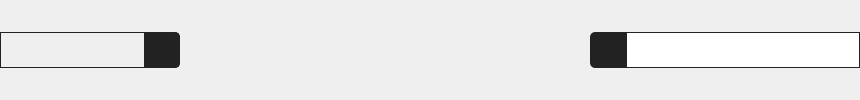
                           <widget class="QWidget" name="page_BasicTool">
                            <layout class="QGridLayout" name="gridLayout_9">
                             <property name="leftMargin">
                              <number>0</number>
                             </property>
                             <property name="topMargin">
                              <number>0</number>
                             </property>
                             <property name="rightMargin">
                              <number>0</number>
                             </property>
                             <property name="bottomMargin">
                              <number>0</number>
                             </property>
                             <property name="spacing">
                              <number>0</number>
                             </property>
                             <item row="0" column="0">
                              <layout class="QHBoxLayout" name="horizontalLayout">
                               <property name="spacing">
                                <number>0</number>
                               </property>
                               <item>
                                <widget class="QWidget" name="widget_ToolBar" native="true">
                                 <property name="minimumSize">
                                  <size>
                                   <width>180</width>
                                   <height>36</height>
                                  </size>
                                 </property>
                                 <property name="maximumSize">
                                  <size>
                                   <width>180</width>
                                   <height>36</height>
                                  </size>
                                 </property>
                                 <property name="styleSheet">
                                  <string notr="true">QWidget
{
	border:1px solid #222222;
	border-top-right-radius:5;
	border-bottom-right-radius:5;
}
QPushButton
{
	border-right:none;
	border-left:none;
	border-radius:0;
}
QPushButton:hover
{
	background:rgb(222, 222, 222);
}
QPushButton:pressed
{
	background:rgb(204, 204, 204);
}</string>
                                 </property>
                                 <widget class="QPushButton" name="btn_PlayTool">
                                  <property name="geometry">
                                   <rect>
                                    <x>0</x>
                                    <y>0</y>
                                    <width>36</width>
                                    <height>36</height>
                                   </rect>
                                  </property>
                                  <property name="cursor">
                                   <cursorShape>PointingHandCursor</cursorShape>
                                  </property>
                                  <property name="toolTip">
                                   <string>播放</string>
                                  </property>
                                  <property name="styleSheet">
                                   <string notr="true">border-left:1px solid #222222;</string>
                                  </property>
                                  <property name="text">
                                   <string/>
                                  </property>
                                  <property name="icon">
                                   <iconset resource="res.qrc">
                                    <normaloff>:/icon/play.png</normaloff>:/icon/play.png</iconset>
                                  </property>
                                  <property name="iconSize">
                                   <size>
                                    <width>15</width>
                                    <height>15</height>
                                   </size>
                                  </property>
                                 </widget>
                                 <widget class="QPushButton" name="btn_ImportTool">
                                  <property name="geometry">
                                   <rect>
                                    <x>36</x>
                                    <y>0</y>
                                    <width>36</width>
                                    <height>36</height>
                                   </rect>
                                  </property>
                                  <property name="cursor">
                                   <cursorShape>PointingHandCursor</cursorShape>
                                  </property>
                                  <property name="toolTip">
                                   <string>导入</string>
                                  </property>
                                  <property name="styleSheet">
                                   <string notr="true"/>
                                  </property>
                                  <property name="text">
                                   <string/>
                                  </property>
                                  <property name="icon">
                                   <iconset resource="res.qrc">
                                    <normaloff>:/icon/import.png</normaloff>:/icon/import.png</iconset>
                                  </property>
                                  <property name="iconSize">
                                   <size>
                                    <width>20</width>
                                    <height>20</height>
                                   </size>
                                  </property>
                                 </widget>
                                 <widget class="QPushButton" name="btn_BatchTool">
                                  <property name="geometry">
                                   <rect>
                                    <x>108</x>
                                    <y>0</y>
                                    <width>36</width>
                                    <height>36</height>
                                   </rect>
                                  </property>
                                  <property name="cursor">
                                   <cursorShape>PointingHandCursor</cursorShape>
                                  </property>
                                  <property name="toolTip">
                                   <string>批量操作</string>
                                  </property>
                                  <property name="styleSheet">
                                   <string notr="true"/>
                                  </property>
                                  <property name="text">
                                   <string/>
                                  </property>
                                  <property name="icon">
                                   <iconset resource="res.qrc">
                                    <normaloff>:/icon/batch.png</normaloff>:/icon/batch.png</iconset>
                                  </property>
                                  <property name="iconSize">
                                   <size>
                                    <width>16</width>
                                    <height>16</height>
                                   </size>
                                  </property>
                                 </widget>
                                 <widget class="QPushButton" name="btn_SortTool">
                                  <property name="geometry">
                                   <rect>
                                    <x>72</x>
                                    <y>0</y>
                                    <width>36</width>
                                    <height>36</height>
                                   </rect>
                                  </property>
                                  <property name="cursor">
                                   <cursorShape>PointingHandCursor</cursorShape>
                                  </property>
                                  <property name="toolTip">
                                   <string>排序</string>
                                  </property>
                                  <property name="styleSheet">
                                   <string notr="true"/>
                                  </property>
                                  <property name="text">
                                   <string/>
                                  </property>
                                  <property name="icon">
                                   <iconset resource="res.qrc">
                                    <normaloff>:/icon/sort.png</normaloff>:/icon/sort.png</iconset>
                                  </property>
                                  <property name="iconSize">
                                   <size>
                                    <width>16</width>
                                    <height>16</height>
                                   </size>
                                  </property>
                                 </widget>
                                 <widget class="QPushButton" name="btn_ToolBar">
                                  <property name="geometry">
                                   <rect>
                                    <x>144</x>
                                    <y>0</y>
                                    <width>36</width>
                                    <height>36</height>
                                   </rect>
                                  </property>
                                  <property name="cursor">
                                   <cursorShape>PointingHandCursor</cursorShape>
                                  </property>
                                  <property name="toolTip">
                                   <string>工具栏</string>
                                  </property>
                                  <property name="styleSheet">
                                   <string notr="true">QPushButton
{
	border-right:2px solid #222222;
	border-top-right-radius:5;
	border-bottom-right-radius:5;
	background:#222222;
}
QPushButton:hover
{
	background:rgb(62, 62, 62);
}
QPushButton:pressed
{
	background:rgb(80, 80, 80);
}</string>
                                  </property>
                                  <property name="text">
                                   <string/>
                                  </property>
                                  <property name="icon">
                                   <iconset resource="res.qrc">
                                    <normaloff>:/icon/toolbar.png</normaloff>:/icon/toolbar.png</iconset>
                                  </property>
                                  <property name="iconSize">
                                   <size>
                                    <width>19</width>
                                    <height>19</height>
                                   </size>
                                  </property>
                                 </widget>
                                </widget>
                               </item>
                               <item>
                                <widget class="QWidget" name="widget" native="true">
                                 <property name="minimumSize">
                                  <size>
                                   <width>410</width>
                                   <height>0</height>
                                  </size>
                                 </property>
                                 <property name="styleSheet">
                                  <string notr="true">QWidget
{
	border:0;
}</string>
                                 </property>
                                </widget>
                               </item>
                               <item>
                                <widget class="QWidget" name="widget_SearchTool" native="true">
                                 <property name="minimumSize">
                                  <size>
                                   <width>270</width>
                                   <height>36</height>
                                  </size>
                                 </property>
                                 <property name="maximumSize">
                                  <size>
                                   <width>270</width>
                                   <height>36</height>
                                  </size>
                                 </property>
                                 <property name="styleSheet">
                                  <string notr="true">QWidget
{
border:none;
}</string>
                                 </property>
                                 <layout class="QGridLayout" name="gridLayout_8">
                                  <property name="leftMargin">
                                   <number>0</number>
                                  </property>
                                  <property name="topMargin">
                                   <number>0</number>
                                  </property>
                                  <property name="rightMargin">
                                   <number>0</number>
                                  </property>
                                  <property name="bottomMargin">
                                   <number>0</number>
                                  </property>
                                  <property name="spacing">
                                   <number>0</number>
                                  </property>
                                  <item row="0" column="2">
                                   <widget class="QLineEdit" name="lineEdit_Search">
                                    <property name="minimumSize">
                                     <size>
                                      <width>0</width>
                                      <height>36</height>
                                     </size>
                                    </property>
                                    <property name="maximumSize">
                                     <size>
                                      <width>16777215</width>
                                      <height>16777215</height>
                                     </size>
                                    </property>
                                    <property name="styleSheet">
                                     <string notr="true">border-radius:0;
border:1px solid #222222;
font: 10pt &quot;微软雅黑&quot;;
padding:3px;</string>
                                    </property>
                                   </widget>
                                  </item>
                                  <item row="0" column="1">
                                   <widget class="QPushButton" name="btn_SearchTool">
                                    <property name="minimumSize">
                                     <size>
                                      <width>36</width>
                                      <height>36</height>
                                     </size>
                                    </property>
                                    <property name="maximumSize">
                                     <size>
                                      <width>36</width>
                                      <height>36</height>
                                     </size>
                                    </property>
                                    <property name="cursor">
                                     <cursorShape>PointingHandCursor</cursorShape>
                                    </property>
                                    <property name="toolTip">
                                     <string>工具栏</string>
                                    </property>
                                    <property name="styleSheet">
                                     <string notr="true">QPushButton
{
	border-top-left-radius:5;
	border-bottom-left-radius:5;
	background:#222222;
}
QPushButton:hover
{
	background:rgb(62, 62, 62);
}
QPushButton:pressed
{
	background:rgb(80, 80, 80);
}</string>
                                    </property>
                                    <property name="text">
                                     <string/>
                                    </property>
                                    <property name="icon">
                                     <iconset resource="res.qrc">
                                      <normaloff>:/icon/search.png</normaloff>:/icon/search.png</iconset>
                                    </property>
                                    <property name="iconSize">
                                     <size>
                                      <width>18</width>
                                      <height>18</height>
                                     </size>
                                    </property>
                                   </widget>
                                  </item>
                                  <item row="0" column="0">
                                   <widget class="QWidget" name="widget_3" native="true">
                                    <property name="styleSheet">
                                     <string notr="true">border:none;
background:transparent;</string>
                                    </property>
                                   </widget>
                                  </item>
                                 </layout>
                                </widget>
                               </item>
                              </layout>
                             </item>
                            </layout>
                           </widget>
